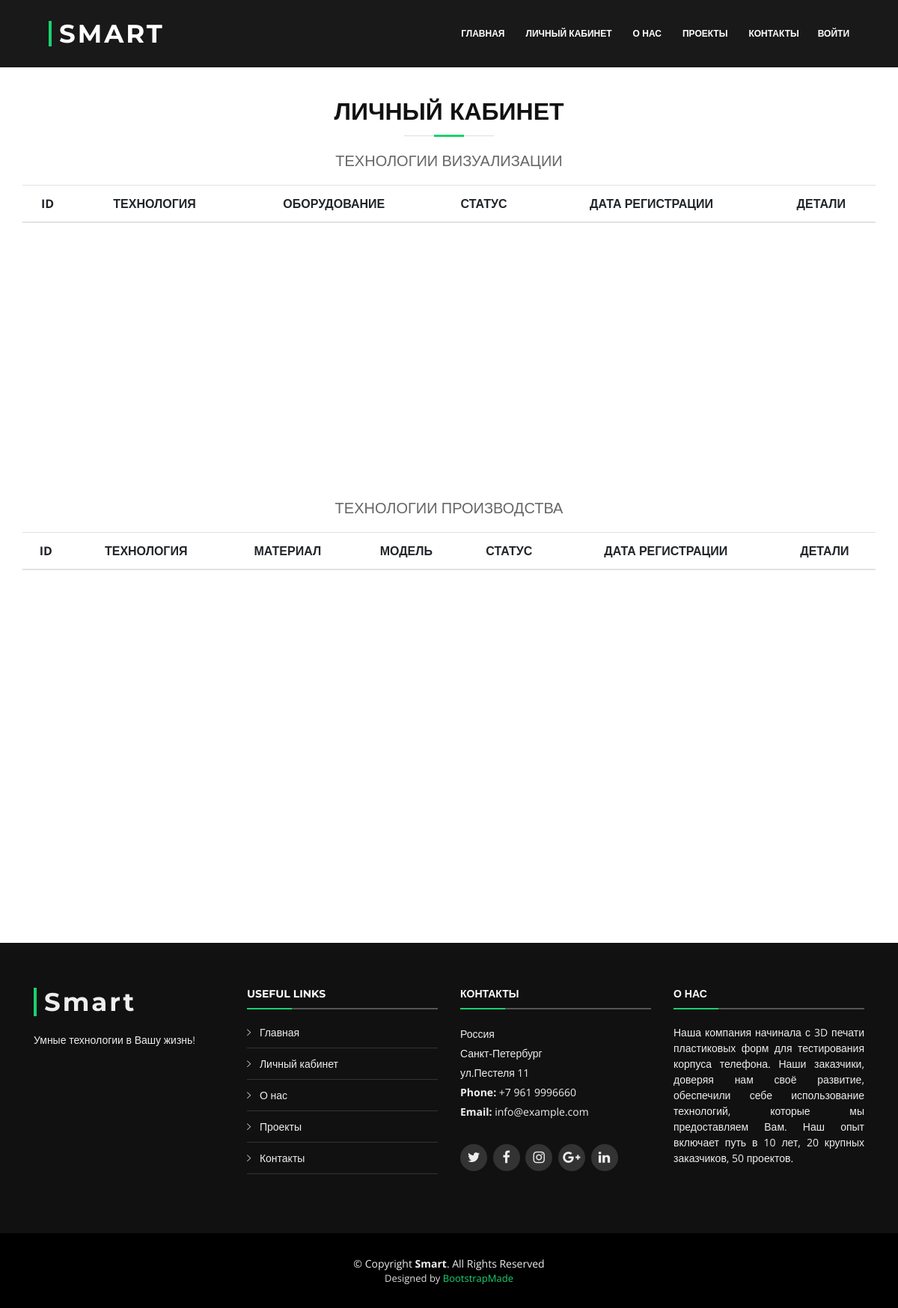
/personal.php, run on an earlier commit of the app's database.
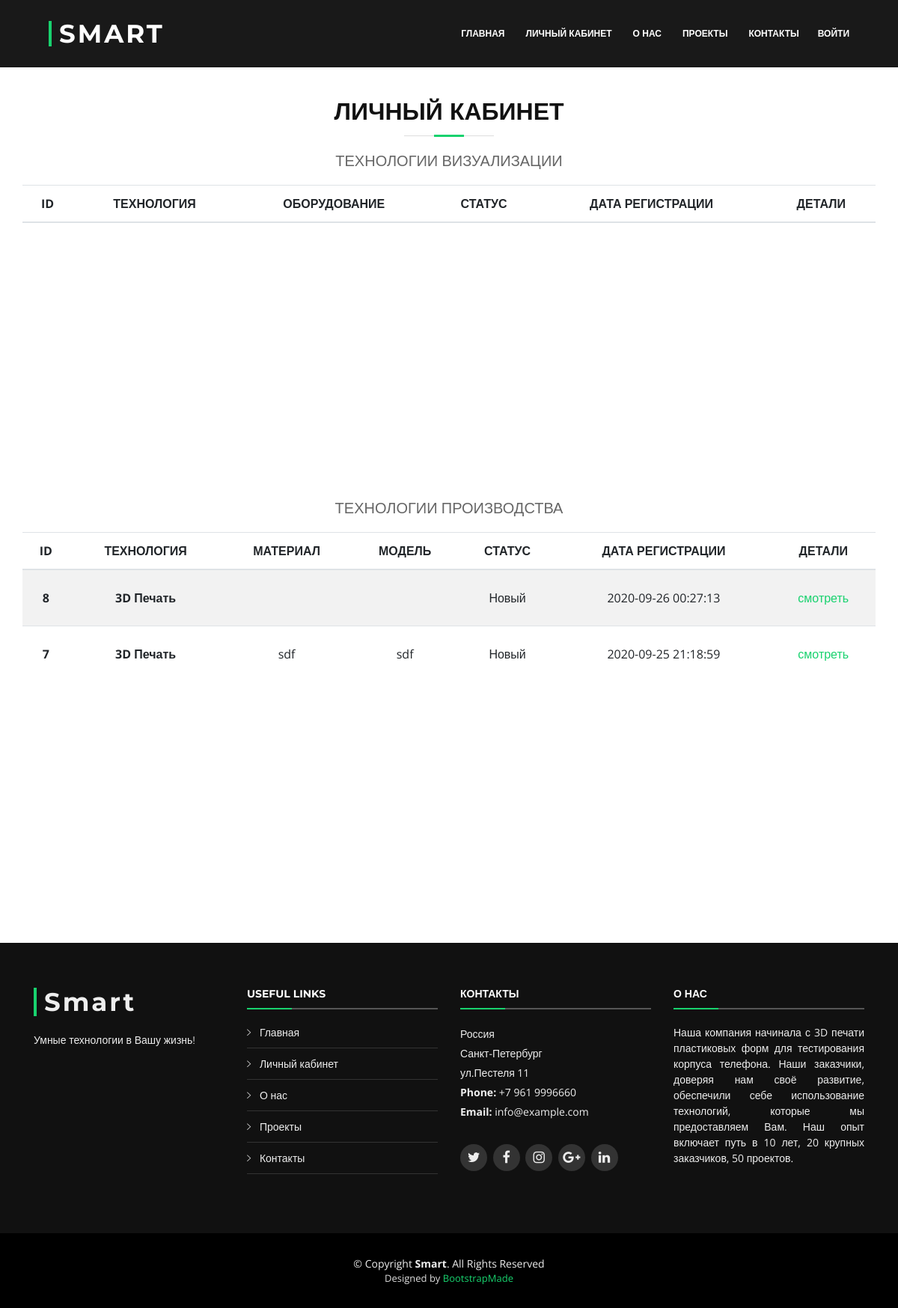
And on a later commit of the database.
### tables this page shows
CREATE TABLE `orders_3d` (
  `id` int(11) NOT NULL,
  `user_id` int(11) NOT NULL,
  `service` varchar(255) NOT NULL,
  `create_at` datetime NOT NULL DEFAULT current_timestamp(),
  `address` longtext NOT NULL,
  `user_name` varchar(255) NOT NULL,
  `status` varchar(255) NOT NULL DEFAULT 'Новый',
  `model` varchar(255) NOT NULL,
  `description` text NOT NULL,
  `size_model` varchar(255) NOT NULL,
  `scale` varchar(255) NOT NULL,
  `accuracy` varchar(255) NOT NULL,
  `material` varchar(255) NOT NULL,
  `platform` varchar(255) NOT NULL,
  `packaging` varchar(255) NOT NULL,
  `file_modeles` varchar(255) NOT NULL,
  `file_document` varchar(255) NOT NULL,
  `category_id` int(11) NOT NULL
);

CREATE TABLE `categories` (
  `id` int(11) NOT NULL,
  `title` varchar(255) NOT NULL,
  `category_id` int(11) NOT NULL
);

### personal.php (the view, shortened to what this page needs)
<?php
  include 'parts/header.php';
 ?>
<div id="block-main">
<header class="section-header">
            <h3 class="section-title">ЛИЧНЫЙ КАБИНЕТ</h3>
</header>
<h5>ТЕХНОЛОГИИ ВИЗУАЛИЗАЦИИ</h5>
<div class="block-table">
      <div class="table-wrapper-scroll-y my-custom-scrollbar">
        <table class="table table-striped">
          <thead>
            <tr>
              <th class="text-center" scope="col">ID</th>
              <th class="text-center" scope="col">ТЕХНОЛОГИЯ</th>
              <th class="text-center" scope="col">ОБОРУДОВАНИЕ</th>
              <th class="text-center" scope="col">СТАТУС</th>
              <th class="text-center" scope="col">ДАТА РЕГИСТРАЦИИ</th>
              <th class="text-center" scope="col">ДЕТАЛИ</th>
            </tr>
          </thead>
        </table>
      </div>
</div>
<h5>ТЕХНОЛОГИИ ПРОИЗВОДСТВА</h5>
    <div class="block-table">
          <div class="table-wrapper-scroll-y my-custom-scrollbar">
            <table class="table table-striped">
            <thead>
                <tr>
                  <th class="text-center" scope="col">ID</th>
                  <th class="text-center" scope="col">ТЕХНОЛОГИЯ</th>
                  <th class="text-center" scope="col">МАТЕРИАЛ</th>
                  <th class="text-center"  scope="col">МОДЕЛЬ</th>
                  <th class="text-center"  scope="col">СТАТУС</th>
                  <th class="text-center"  scope="col">ДАТА РЕГИСТРАЦИИ</th>
                  <th class="text-center"  scope="col">ДЕТАЛИ</th>
                </tr>
                </thead>
                <tbody>
                <?php
                $sql = "SELECT * FROM `orders_3D` WHERE `user_id` = '" . $_COOKIE['polzovatel_id'] . "' ORDER BY `orders_3d`.`create_at` DESC";
                $result = $conn->query($sql);
                while ($row = mysqli_fetch_assoc($result)) {
                ?>
                <tr class="m-3 text-center" style="line-height:50px">
                  <th class="text-center">
                  <?php echo $row['id'] ?>
                  </th>
                  <th >
                  <?php
                  $sql_ser_3d = "SELECT * FROM `categories` WHERE `category_id` = '" . $row['category_id'] . "' ";
                  $result_ser_3d = $conn->query($sql_ser_3d);
                  $row_ser_3d = mysqli_fetch_assoc($result_ser_3d);
                  echo $row_ser_3d['title'];
                  ?>
                  </th>
                  <td>
                  <?php echo $row['material'] ?>
                  </td>
                  <td>
                  <?php echo $row['model'] ?>
                  </td>
                  <td><?php echo $row['status']?></td>
                  <td><?php echo $row['create_at']?></td>
                  <td><a href="/services/order-details-3d.php?id=<?php echo $row['id'] ?>">смотреть</a></td>
                </tr>
                <?php
                      }
                      ?>
                </tbody>
            </table>
          </div>
    </div>
</div>
 <?php
  include 'parts/footer.php';
 ?>

What changed in the data, as far as the page shows it:
added orders_3d: id "8", category.title "3D Печать", status "Новый", create_at "2020-09-26 00:27:13"
added orders_3d: id "7", category.title "3D Печать", material "sdf", model "sdf", status "Новый", create_at "2020-09-25 21:18:59"
